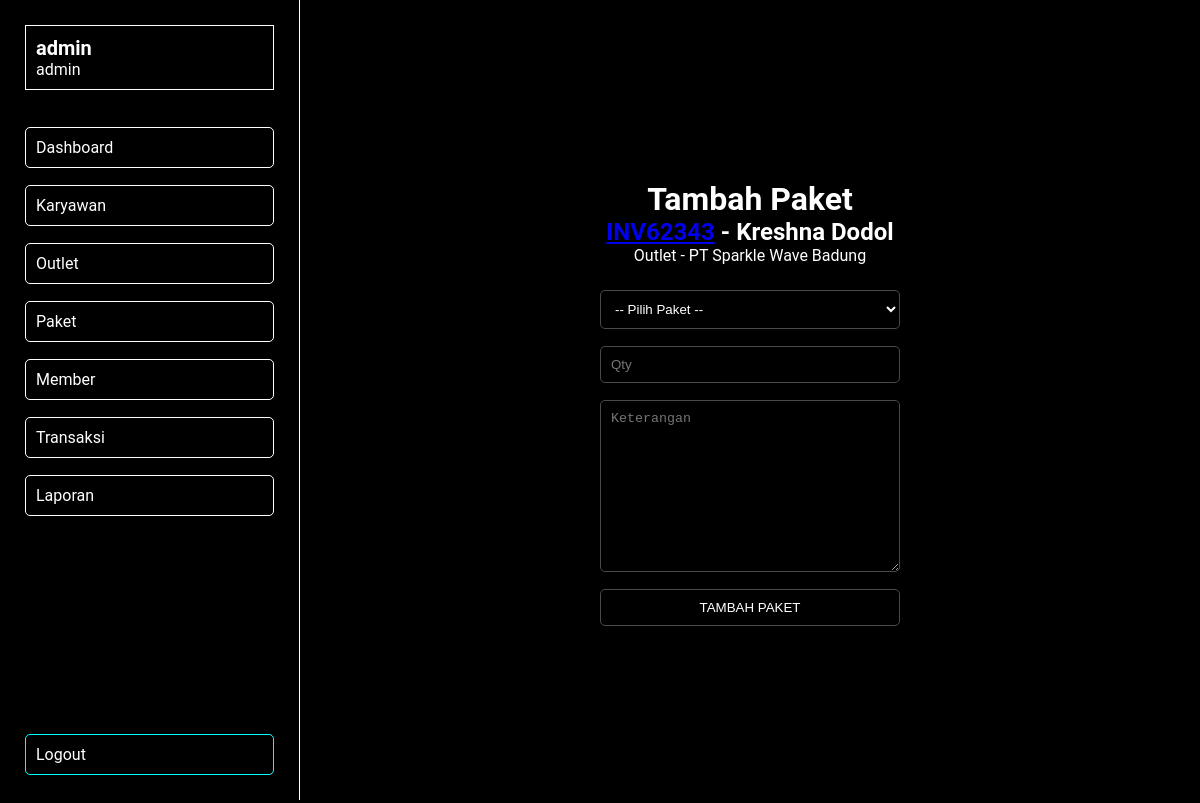
/views/admin_panel/panel.php?page=tambah_transaksi_paket&id_transaksi=30 (signed in), run on the app's committed database.
### tables this page shows
CREATE TABLE `tb_transaksi` (
  `id` int NOT NULL,
  `id_outlet` int NOT NULL,
  `kode_invoice` varchar(100) NOT NULL,
  `id_member` int NOT NULL,
  `tgl` datetime NOT NULL,
  `batas_waktu` datetime NOT NULL,
  `tgl_bayar` datetime DEFAULT NULL,
  `biaya_tambahan` int NOT NULL,
  `diskon` double NOT NULL,
  `pajak` double NOT NULL,
  `status` enum('baru','proses','selesai','diambil') NOT NULL,
  `dibayar` enum('dibayar','belum_dibayar') NOT NULL,
  `id_user` int NOT NULL
);

CREATE TABLE `tb_member` (
  `id` int NOT NULL,
  `nama` varchar(100) NOT NULL,
  `alamat` text NOT NULL,
  `jenis_kelamin` enum('L','P') NOT NULL,
  `tlp` varchar(15) NOT NULL
);

CREATE TABLE `tb_outlet` (
  `id` int NOT NULL,
  `nama` varchar(100) NOT NULL,
  `alamat` text NOT NULL,
  `tlp` varchar(15) NOT NULL
);

### views/admin_panel/c/tambah/tambah_transaksi_paket.php (the view, shortened to what this page needs)
<?php
    $id_transaksi = $_GET['id_transaksi'];
?>
<div class="form-container">
    <h1 class="title">Tambah Paket</h1>
    <h2>
        <?php
            $query = "SELECT * FROM tb_transaksi WHERE id = '$id_transaksi'";
            $result = mysqli_query($koneksi, $query);
            $data = mysqli_fetch_assoc($result);
            $queryMember = "SELECT * FROM tb_member WHERE id = '$data[id_member]'";
            $resultMember = mysqli_query($koneksi, $queryMember);
            $dataMember = mysqli_fetch_assoc($resultMember);
            echo "<p><a href='?page=detail_transaksi&id=$data[id]'>$data[kode_invoice]</a> - $dataMember[nama]</p>";
        ?>
    </h2>
    <?php
                $idOutlet = $_SESSION['id_outlet'];
                $query = "SELECT id, nama FROM tb_outlet WHERE id = '$idOutlet'";
                $result = mysqli_query($koneksi, $query);
                $data = mysqli_fetch_assoc($result);
                    echo "<p>Outlet - $data[nama]</p>";
                ?>
    <form class="box-form" action="?page=proses_tambah_transaksi_paket&id_transaksi=<?= $id_transaksi ?>" method="post">
        <select name="id_paket" id="" required>
            <option value="" disabled selected> -- Pilih Paket -- </option>
        </select>
        <input type="number" name="qty" placeholder="Qty" required>
        <textarea name="keterangan" id="" cols="30" rows="10" placeholder="Keterangan"></textarea>
        <input type="submit" class="submit" name="submit" value="TAMBAH PAKET">
    </form>
</div>

### views/admin_panel/css_panel/form.css (style rules this page uses)
body { background-color: black; font-family: "Roboto", sans-serif; height: 100vh; overflow-x: hidden; color: white; }
.form-container { display: flex; align-items: center; justify-content: center; flex-direction: column; min-height: 100vh; padding-top: 50px; padding-bottom: 50px; margin-bottom: 50px; overflow-y: auto; }
.box-form { display: flex; flex-direction: column; padding: 25px; width: 350px; min-height: 120px; height: auto; gap: 17px; }
.box-form input, .box-form select, .box-form textarea { color-scheme: dark; outline: none; padding: 10px; background: none; border: 1px solid #4a4a4a; border-radius: 5px; color: white; transition: 150ms ease-in-out; }
.box-form input.submit { color: white; margin-top: auto; cursor: pointer; }
.box-form select option { background-color: black; }

### views/admin_panel/css_panel/panel.css (style rules this page uses)
* { margin: 0; padding: 0; box-sizing: border-box; }
body { background-color: black; min-height: 100vh; }
h1, h2, h3, h4, h5, h6, p, input, select, textarea, div, span { color: white; }

### views/admin_panel/css_panel/sidebar.css (style rules this page uses)
body { padding-left: 300px; font-family: "Roboto", sans-serif; }

### views/admin_panel/css_panel/detail_transaksi.css (style rules this page uses)
body { min-height: auto; height: min-content !important; }

### data on the page
tb_transaksi: kode_invoice "INV62343"
tb_member: nama "Kreshna Dodol"
tb_outlet: nama "PT Sparkle Wave Badung"

### other printed values
$username "admin"
$role "admin"
